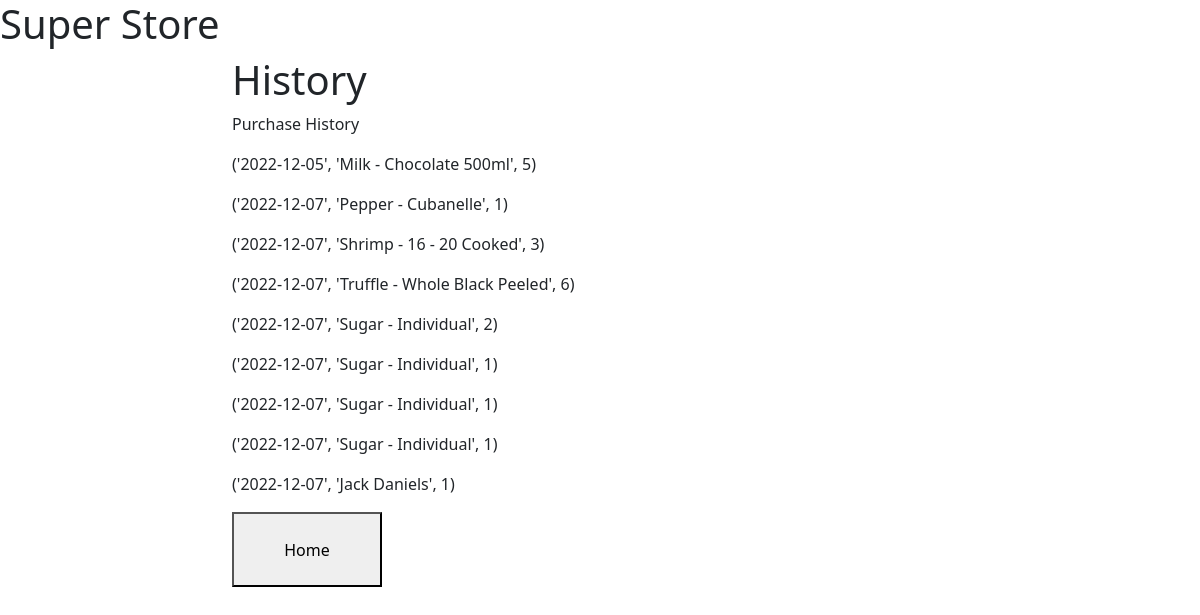
Screenshot of /history (signed in) with the database file from the repository.
### tables this page shows
CREATE TABLE History(order_id INTEGER PRIMARY KEY, item_id INTEGER NOT NULL, date_time TEXT NOT NULL, user TEXT NOT NULL, purchased INTEGER, added INTEGER);

### app.py (the view)
@app.route('/history',methods=['GET', 'POST'])
def history():
    username = session['username']
    print(do_query("SELECT * FROM HISTORY WHERE user = 'a'", True))
    is_supplier = session['is_supplier']
    submission_message = ""
    if is_supplier == 0:
        query = (f"SELECT History.date_time, Inventory.item_name, History.purchased FROM (History INNER JOIN Inventory ON Inventory.item_id = History.item_id) WHERE user = '{username}';")
        submission_message = "Purchase History"
    elif is_supplier == 1:
        query = (f"SELECT History.date_time, Inventory.item_name, History.added FROM (History INNER JOIN Inventory ON Inventory.item_id = History.item_id) WHERE user = '{username}';")
        submission_message = "Delivery History"
    hist = do_query(query, True)
    print(hist)
    return render_template('history.html', history_list=hist, submission_message=submission_message)

### app.py (called while the page is built)
def do_query(query, want_output):
    try:
        output = cur.execute(query).fetchall()
        conn.commit()
        if want_output:
            return output
        else:
            return True
    except sqlite3.Error as er:
        print("an error occured while attempting to perform a query")
        return False

### templates/history.html (shortened to what this page needs)
{% extends 'base.html' %}
{% block content %}
<div class="col-md-10 col-lg-8 mx-lg-auto mx-md-auto">
  <h1>History</h1>
  <p>{{ submission_message }}</p>
  {% for item in history_list %}
    <p> {{ item }} </p>
  {% endfor %}
  <p><a href="{{ url_for('return_to_home') }}" ><button class=grey style="height:75px;width:150px">Home</button></a></p>
</div>
{% endblock %}

### rows the page displays
History: item "('2022-12-05', 'Milk - Chocolate 500ml', 5)"
History: item "('2022-12-07', 'Pepper - Cubanelle', 1)"
History: item "('2022-12-07', 'Shrimp - 16 - 20 Cooked', 3)"
History: item "('2022-12-07', 'Truffle - Whole Black Peeled', 6)"
History: item "('2022-12-07', 'Sugar - Individual', 2)"
History: item "('2022-12-07', 'Sugar - Individual', 1)"
History: item "('2022-12-07', 'Sugar - Individual', 1)"
History: item "('2022-12-07', 'Sugar - Individual', 1)"
History: item "('2022-12-07', 'Jack Daniels', 1)"

### other values shown
{{ submission_message }} "Purchase History"
